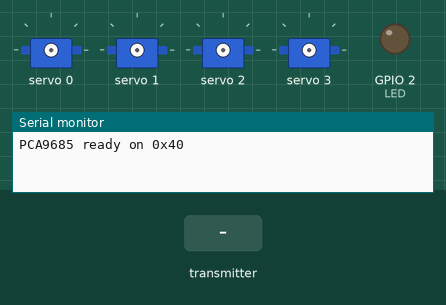
This sketch was run on a simulated ESP32. Shown: 4 × servo, output pins drawn as LEDs (lit = HIGH), the last lines printed to the serial monitor. Dashed ring = blinking. The inputs (shaded band) are chosen by the test bench.

Above: at 1.2 s.
1.3 s: the transmitter starts sending flex1 = 0
At 1.8 s:
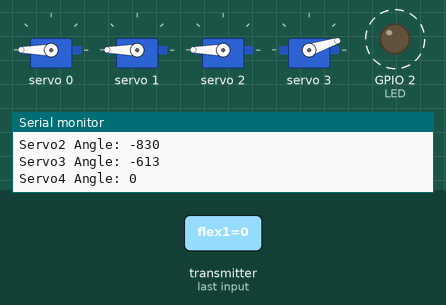
2.9 s: the transmitter starts sending flex4 = 4095
At 3.6 s:
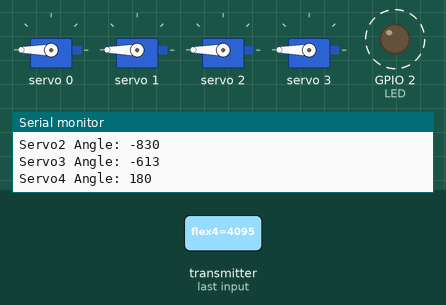
4.5 s: the transmitter starts sending flex4 = 0
At 5.4 s:
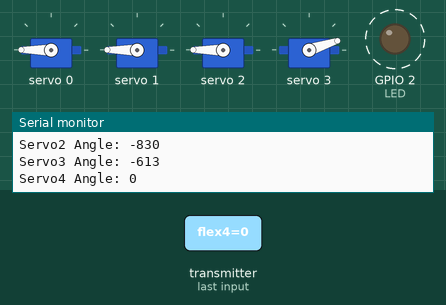
Timing chart, 0 to 12.1 s (numbered marks = the images above; inputs shaded):
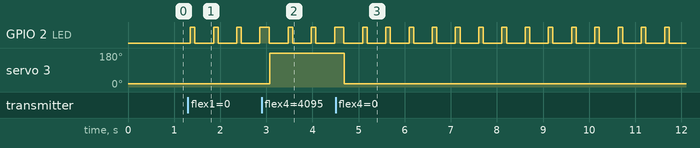

The sketch:

flexrecieve.ino
```cpp
#include <esp_now.h>
#include <WiFi.h>
#include <Wire.h>
#include <Adafruit_PWMServoDriver.h>

#define LED 2

// PCA9685 setup
#define I2C_SDA 32
#define I2C_SCL 33
Adafruit_PWMServoDriver pwm = Adafruit_PWMServoDriver(0x40, Wire);

// Same pulse range for all servos
#define SERVO_MIN  150   // adjust for your servo
#define SERVO_MAX  600   // adjust for your servo

typedef struct {
  int flex1;
  int flex2;
  int flex3;
  int flex4;
} Data;

Data data;

void onReceive(const esp_now_recv_info *info, const uint8_t *incomingData, int len) {
  memcpy(&data, incomingData, sizeof(data));

  // Print all 4 flex sensor values
  Serial.print("Flex1: "); Serial.print(data.flex1);
  Serial.print(" | Flex2: "); Serial.print(data.flex2);
  Serial.print(" | Flex3: "); Serial.print(data.flex3);
  Serial.print(" | Flex4: "); Serial.println(data.flex4);

  // Blink LED
  digitalWrite(LED, HIGH);
  delay(100);
  digitalWrite(LED, LOW);

  // Flex1 → Servo channel 0
  int angle1 = map(data.flex1, 3000, 4085, 0, 180);
  int pulse1 = map(angle1, 0, 180, SERVO_MIN, SERVO_MAX);
  pwm.setPWM(0, 0, pulse1);
  Serial.print("Servo1 Angle: "); Serial.println(angle1);

  // Flex2 → Servo channel 1
  int angle2 = map(data.flex2, 3000, 3650, 0, 180);
  int pulse2 = map(angle2, 0, 180, SERVO_MIN, SERVO_MAX);
  pwm.setPWM(1, 0, pulse2);
  Serial.print("Servo2 Angle: "); Serial.println(angle2);

  // Flex3 → Servo channel 2
  int angle3 = map(data.flex3, 3000, 3880, 0, 180);
  int pulse3 = map(angle3, 0, 180, SERVO_MIN, SERVO_MAX);
  pwm.setPWM(2, 0, pulse3);
  Serial.print("Servo3 Angle: "); Serial.println(angle3);

  // Flex4 → Servo channel 3 (threshold-based snap)
  int angle4;
  if (data.flex4 > 3000) {
    angle4 = 180;   // lock at 180° if flex > 3000
  } else {
    angle4 = 0;     // lock at 0° otherwise
  }

  int pulse4 = map(angle4, 0, 180, SERVO_MIN, SERVO_MAX);
  pwm.setPWM(3, 0, pulse4);
  Serial.print("Servo4 Angle: "); Serial.println(angle4);
}

void setup() {
  Serial.begin(115200);
  WiFi.mode(WIFI_STA);

  pinMode(LED, OUTPUT);

  if (esp_now_init() != ESP_OK) {
    Serial.println("ESP-NOW Init Failed");
    return;
  }

  esp_now_register_recv_cb(onReceive);

  // Initialize PCA9685
  Wire.begin(I2C_SDA, I2C_SCL);
  pwm.begin();
  pwm.setPWMFreq(50);  // typical servo frequency
  delay(10);

  Serial.println("PCA9685 ready on 0x40");
}

void loop() {

}
```

Measured:
- after the input at 1.3 s, GPIO 2 (LED): alternates HIGH for 0.10 s and LOW for 0.40 s, starting after 0.05 s
- after the input at 2.9 s, servo 3: 18° → 180° after 0.17 s
- after the input at 4.5 s, servo 3: 180° → 18° after 0.19 s
